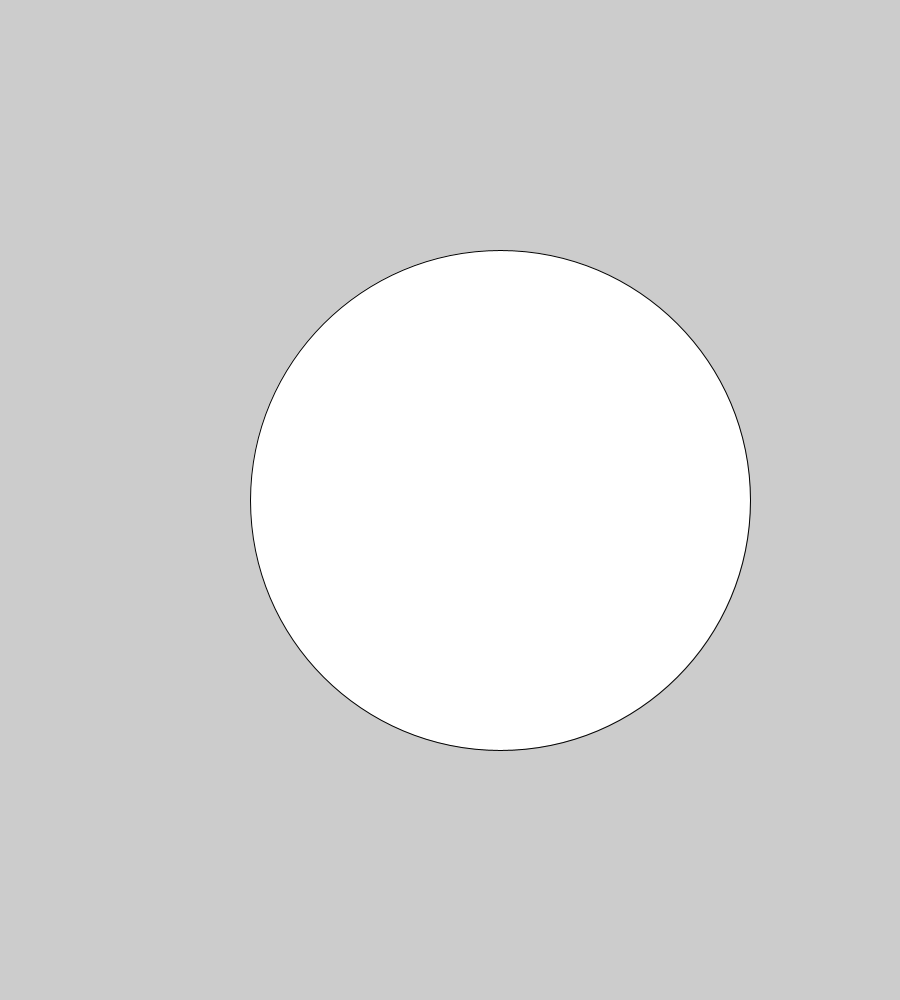
Frame 1 (no input)
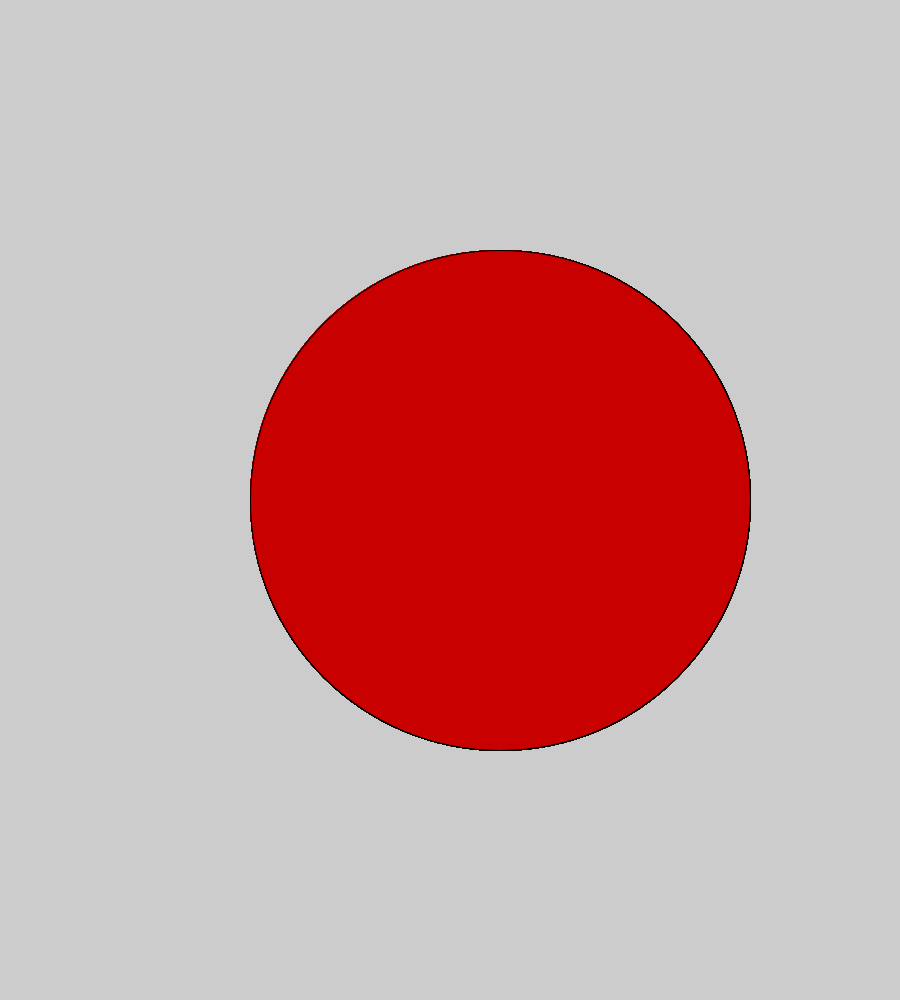
Frame 60 (the mouse pressed at the canvas centre just before this capture)
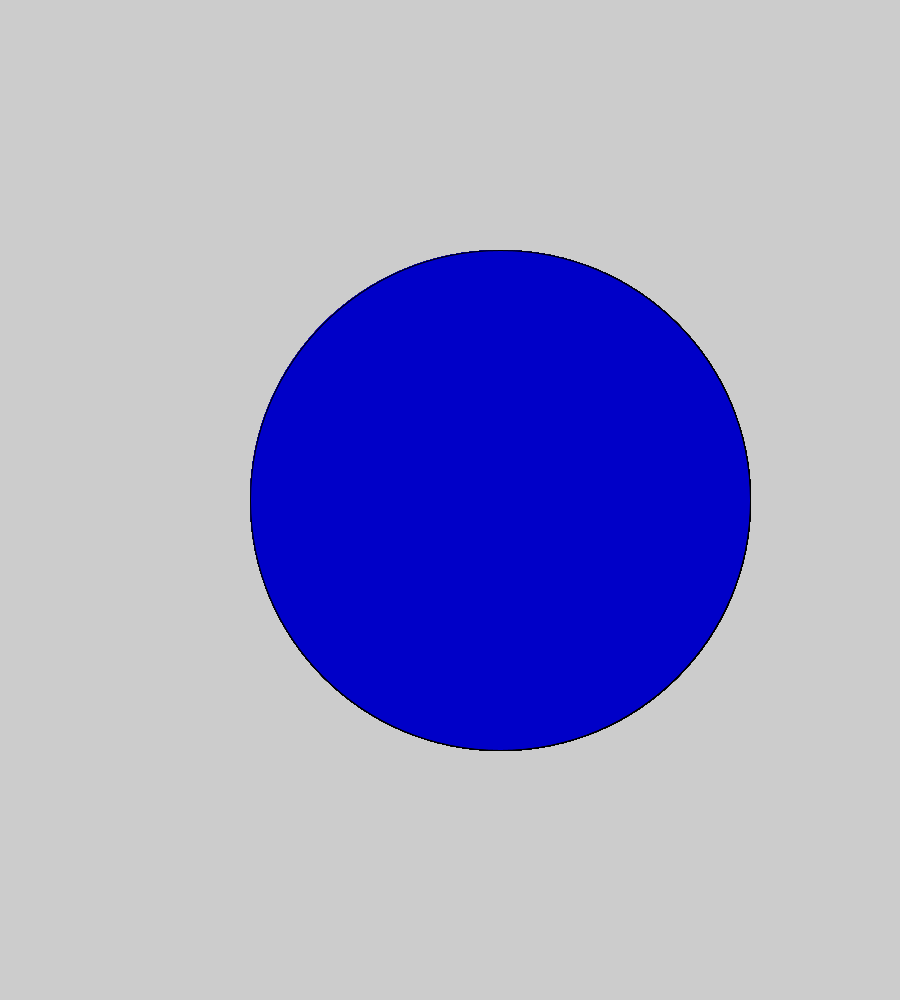
Frame 120 (the mouse held since frame 60 and released just before this capture)

The Processing sketch that drew these frames (run headless with seeded random() and noise(); from frame 60 on, the mouse is pressed at the canvas centre):

// Processing sketch: LogicalDot
// ── LogicalDot.pde
void setup(){size(900,1000);}
void draw(){ 
{ellipse(500,500,500,500);}
{fill(200,0,0);}
if (mousePressed){fill(0,0,200);}
}
